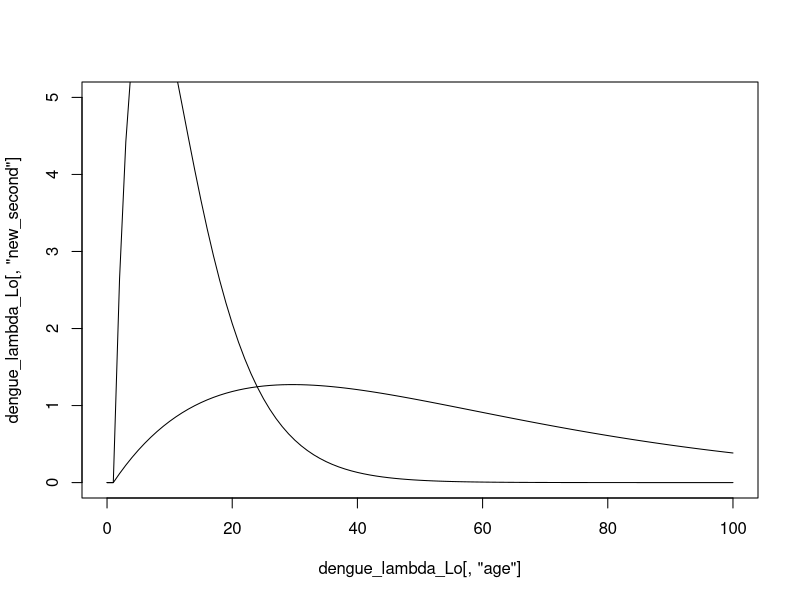

Write the R code that produced this figure.
# we want to recreate the dengue model

# we first create the four probabilities of infection 
getwd()
library(tidyverse)
library(ggplot2)

#============ infection P

lambda <- 0.01
max_age <- 100

N0 <- 100 

no_infection <- N0

col_length <- rep(0, max_age+1)

col_names <- list("age",
               "no_infected",
               "first_inf",
               "sec_inf",
               "third_inf",
               "fourth_inf",
               "new_first",
               "new_second",
               "new_third",
               "new_fourth",
               "total")

dengue <- array(data = 0,
                dim = c(length(col_length),length(col_names)))
colnames(dengue) <- col_names
dengue[,"age"] <- seq( 0, max_age, by = 1)
dengue[1,"no_infected"] <- 100

infection_probs <- function( lambda, max_age, df, verbose=1 ){
  if(verbose==1){browser()}
  
  # infection probabilities
  infect1_0 <- 1-(1- lambda)^4
  infect2_1 <- 1-(1- lambda)^3
  infect3_2 <- 1-(1- lambda)^2
  infect4_3 <- 1-(1- lambda)^1
  infect5_4 <- 0L
  
  
  # first column(Number of people who are susceptible)
  for( ii in 2:(max_age+1)) {
    
    df[ii, 2] <- df[ii -1, 2] * (1-infect1_0) # probability 
    
  }
  
  # second column 
  for( ii in 2:(max_age+1)) {
    
    df[ii, 3] <- df[ii -1, 2] * (infect1_0) + # prob of people with first infection 
      (df[ii-1, 3] * (1-infect2_1) ) # probability of not getting a second infection
    
    
    df[ii, 7] <- df[ii -1, 2] * (infect1_0)  # Number of new cases

    
  }
  
  # third column 
  for( ii in 2:(max_age+1)) {
    
    df[ii, 4] <- df[ii -1, 3] * (infect2_1) + # prob of people with second infection 
      (df[ii-1, 4] * (1-infect3_2) ) # probability of not getting a third infection
    
    df[ii, 8] <- df[ii -1, 3] * (infect2_1)   # Number of new cases
  }
  
  
  # fourth column 
  for( ii in 2:(max_age+1)) {
    
    df[ii, 5] <- df[ii -1, 4] * (infect3_2) + # prob of people with third infection 
      (df[ii-1, 5] * (1-infect4_3) ) # probability of not getting a fourth infection
    
    df[ii, 9] <- df[ii -1, 4] * (infect3_2) # number of new cases 
  }
  
  
  # fifth column 
  for( ii in 2:(max_age+1)) {
    
    df[ii, 6] <- df[ii -1, 5] * (infect4_3) + # prob of people with third infection 
      (df[ii-1, 6] * (1-infect5_4) ) # probability of not getting a fourth infection
    
    df[ii, 10] <- df[ii -1, 5] * (infect4_3) # number of new cases 
  }
  
  df[,"total"] <- rowSums(df[, 2:6])
  
  return(df)
}


dengue_lambda_Lo <- infection_probs( lambda = 0.01, max_age = max_age, df = dengue, verbose = 0 )

dengue_lambda_Hi <- infection_probs( lambda = 0.05, max_age = max_age, df = dengue, verbose = 0 )


plot( x= dengue_lambda_Lo[,"age"], y = dengue_lambda_Lo[,"new_second"], type = "l", ylim = c(0, 5))
lines( x = dengue_lambda_Hi[,"age"], y = dengue_lambda_Hi[,"new_second"])

 

